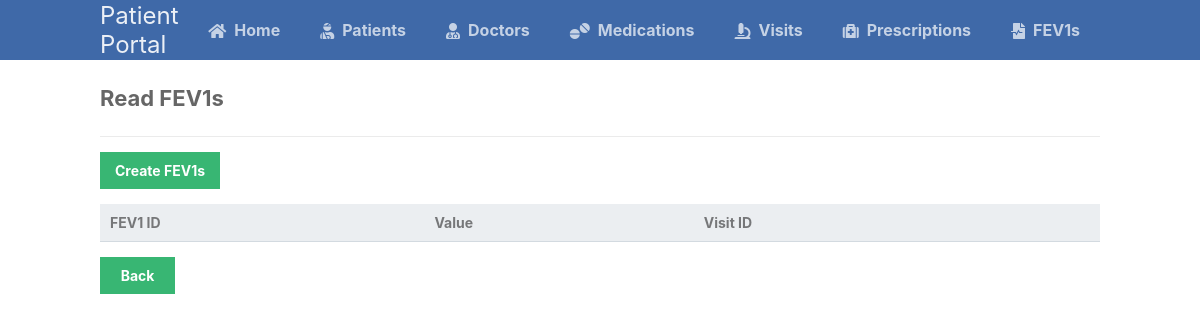
The page /scripts/fev1s_table/fev1s_read.php on the database as committed earlier.
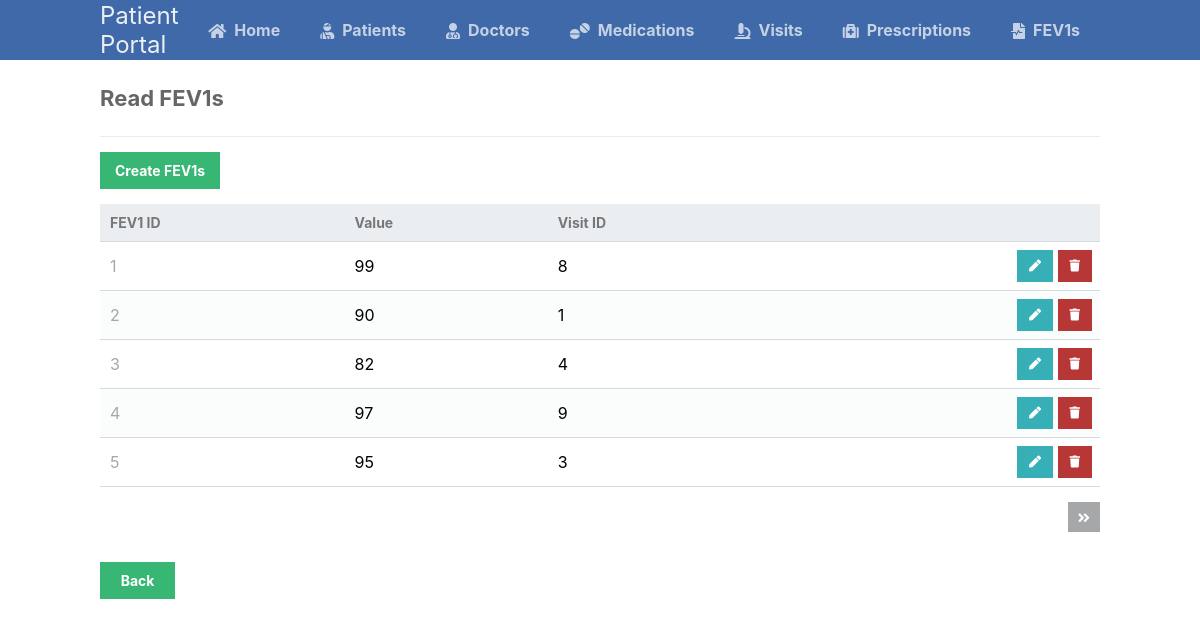
The same page on the database as committed later.
### tables this page shows
CREATE TABLE fev1s (
	fev1_id INT AUTO_INCREMENT NOT NULL UNIQUE,
	visit_id INT NOT NULL,
	fev1_value VARCHAR(255) NOT NULL,
	PRIMARY KEY (fev1_id),
	CONSTRAINT fev1_FK1 FOREIGN KEY (visit_id) REFERENCES visits (visit_id)
);

CREATE TABLE visits (
	visit_id INT AUTO_INCREMENT NOT NULL UNIQUE,
	doctor_id INT NOT NULL,
	patient_id INT NOT NULL,
	date_of_visit DATE NOT NULL,
	PRIMARY KEY (visit_id),
	CONSTRAINT visit_FK1 FOREIGN KEY (doctor_id) REFERENCES doctors (doctor_id),
	CONSTRAINT visit_FK2 FOREIGN KEY (patient_id) REFERENCES patients (patient_id)
);

### scripts/fev1s_table/fev1s_read.php (the view, shortened to what this page needs)
<?php
@include_once (APP_ROOT.APP_FOLDER_NAME . '/scripts/functions.php');
$pdo = pdo_connect_mysql();
$page = isset($_GET['page']) && is_numeric($_GET['page']) ? (int)$_GET['page'] : 1;
$records_per_page = 5;
$stmt = $pdo->prepare('SELECT * FROM fev1s AS F, visits AS V WHERE F.visit_id = V.visit_id ORDER BY F.fev1_id LIMIT :current_page, :record_per_page');
$stmt->bindValue(':current_page', ($page-1)*$records_per_page, PDO::PARAM_INT);
$stmt->bindValue(':record_per_page', $records_per_page, PDO::PARAM_INT);
$stmt->execute();
$fev1s = $stmt->fetchAll(PDO::FETCH_ASSOC);
$num_fev1s = $pdo->query('SELECT COUNT(*) FROM fev1s')->fetchColumn();
?>
<?=template_header('Read')?>
<div class="content read">
	<h2>Read FEV1s</h2>
	<a href="fev1s_create.php" class="create-contact">Create FEV1s</a>
	<table>
        <thead>
            <tr>
                <td>FEV1 ID</td>
                <td>Value</td>
                <td>Visit ID</td>
                <td></td>
            </tr>
        </thead>
        <tbody>
            <?php foreach ($fev1s as $fev1): ?>
            <tr>
                <td><?=$fev1['fev1_id']?></td>
                <td><?=$fev1['fev1_value']?></td>
                <td><?=$fev1['visit_id']?></td>
                <td class="actions">
                    <a href="fev1s_update.php?fev1_id=<?=$fev1['fev1_id']?>&visit_id=<?=$fev1['visit_id']?>" class="edit"><i class="fas fa-pen fa-xs"></i></a>
                    <a href="fev1s_delete.php?fev1_id=<?=$fev1['fev1_id']?>" class="trash"><i class="fas fa-trash fa-xs"></i></a>
                </td>
            </tr>
            <?php endforeach; ?>
        </tbody>
    </table>
	<div class="pagination">
		<?php if ($page*$records_per_page < $num_fev1s): ?>
		<a href="fev1s_read.php?page=<?=$page+1?>"><i class="fas fa-angle-double-right fa-sm"></i></a>
		<?php endif; ?>
	</div>
    <a class="back" href="..\landingPage.php">Back</a>
</div>
<?=template_footer()?>

### scripts/functions.php (shortened to what this page needs)
<?php
function template_header($title) {
    echo'
    <!DOCTYPE html>
    <html>
	   <head>
		<meta charset="utf-8">
		<title>Patient Portal</title>
		<link href="'.WEB_ROOT.APP_FOLDER_NAME.'/styles/style.css" rel="stylesheet" type="text/css">
		<link rel="stylesheet" href="https://use.fontawesome.com/releases/v5.7.1/css/all.css">
	   </head>
	   <body>
            <nav class="navtop">
    	       <div>
    		      <h1>Patient Portal</h1>
                  <a href="'.WEB_ROOT.APP_FOLDER_NAME.'/scripts/landingPage.php"><i class="fas fa-home"></i>Home</a>
    		      <a href="'.WEB_ROOT.APP_FOLDER_NAME.'/scripts/patients_table/patients_read.php"><i class="fas fa-user-injured"></i>Patients</a>
				  <a href="'.WEB_ROOT.APP_FOLDER_NAME.'/scripts/doctors_table/doctors_read.php"><i class="fas fa-user-md"></i>Doctors</a>
				  <a href="'.WEB_ROOT.APP_FOLDER_NAME.'/scripts/medications_table/medications_read.php"><i class="fas fa-tablets"></i>Medications</a>
				  <a href="'.WEB_ROOT.APP_FOLDER_NAME.'/scripts/visits_table/visits_read.php"><i class="fas fa-microscope"></i>Visits</a>
				  <a href="'.WEB_ROOT.APP_FOLDER_NAME.'/scripts/prescriptions_table/prescriptions_read.php"><i class="fas fa-medkit"></i>Prescriptions</a>
				  <a href="'.WEB_ROOT.APP_FOLDER_NAME.'/scripts/fev1s_table/fev1s_read.php"><i class="fas fa-file-medical-alt"></i>FEV1s</a>
				</div>
            </nav>
';
}
function template_footer() {
echo <<<EOT
    </body>
</html>
EOT;
}
?>

### styles/style.css (style rules this page uses)
* { box-sizing: border-box; font-family: -apple-system, BlinkMacSystemFont, "segoe ui", roboto, oxygen, ubuntu, cantarell, "fira sans", "droid sans", "helvetica neue", Arial, sans-serif; font-size: 16px; -webkit-font-smoothing: antialiased; -moz-osx-font-smoothing: grayscale; }
body { background-color: #FFFFFF; margin: 0; }
.navtop { background-color: #3f69a8; height: 60px; width: 100%; border: 0; }
.navtop div { display: flex; margin: 0 auto; width: 1000px; height: 100%; }
.navtop div h1, .navtop div a { display: inline-flex; align-items: center; }
.navtop div h1 { flex: 1; font-size: 24px; padding: 0; margin: 0; color: #ecf0f6; font-weight: normal; }
.navtop div a { padding: 0 20px; text-decoration: none; color: #c5d2e5; font-weight: bold; }
.navtop div a i { padding: 2px 8px 0 0; }
.content { width: 1000px; margin: 0 auto; }
.content h2 { margin: 0; padding: 25px 0; font-size: 22px; border-bottom: 1px solid #ebebeb; color: #666666; }
.read .create-contact { display: inline-block; text-decoration: none; background-color: #38b673; font-weight: bold; font-size: 14px; color: #FFFFFF; padding: 10px 15px; margin: 15px 0; }
.read .pagination { display: flex; justify-content: flex-end; }
.read .pagination a { display: inline-block; text-decoration: none; background-color: #a5a7a9; font-weight: bold; color: #FFFFFF; padding: 5px 10px; margin: 15px 0 15px 5px; }
.read table { width: 100%; padding-top: 30px; border-collapse: collapse; }
.read table thead { background-color: #ebeef1; border-bottom: 1px solid #d3dae0; }
.read table thead td { padding: 10px; font-weight: bold; color: #767779; font-size: 14px; }
.read table tbody tr { border-bottom: 1px solid #d3dae0; }
.read table tbody tr:nth-child(even) { background-color: #fbfcfc; }
.read table tbody tr td { padding: 10px; }
.read table tbody tr td:nth-child(1) { color: #a5a7a9; }
.read table tbody tr td.actions { padding: 8px; text-align: right; }
.read table tbody tr td.actions .edit, .read table tbody tr td.actions .trash { display: inline-flex; text-align: right; text-decoration: none; color: #FFFFFF; padding: 10px 12px; }
.read table tbody tr td.actions .trash { background-color: #b73737; }
.read table tbody tr td.actions .edit { background-color: #37afb7; }
.back { display: block; background-color: #38b673; border: 0; font-weight: bold; font-size: 14px; color: #FFFFFF; cursor: pointer; width: 75px; margin-top: 15px; text-align: center; padding: 10px; text-decoration: none; }

Rows that differ between the two databases and show on the page:
added fev1s: fev1_id "1", fev1_value "99", visit.visit_id "8"
added fev1s: fev1_id "2", fev1_value "90", visit.visit_id "1"
added fev1s: fev1_id "3", fev1_value "82", visit.visit_id "4"
added fev1s: fev1_id "4", fev1_value "97", visit.visit_id "9"
added fev1s: fev1_id "5", fev1_value "95", visit.visit_id "3"
